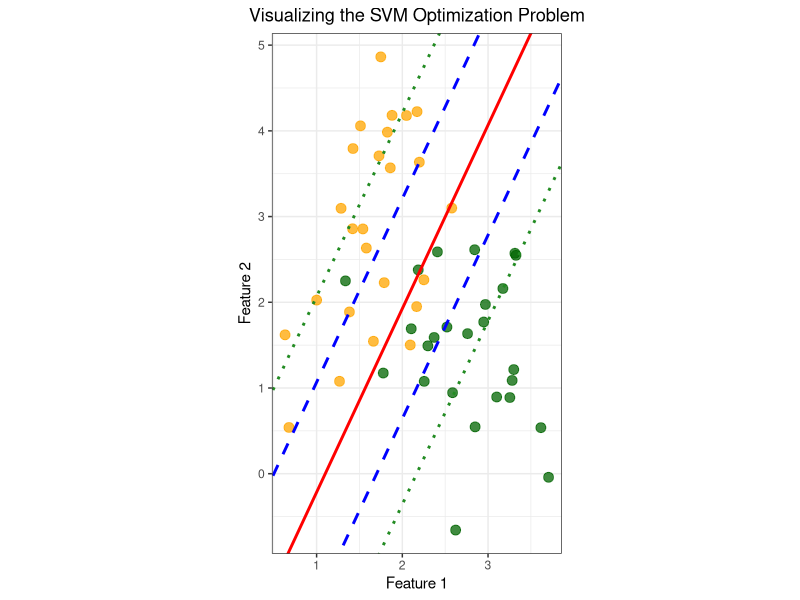

The R source for this figure:
# --- SETUP ---
# Install packages if you don't have them already
# install.packages(c("ggplot2", "e1071"))

# Load necessary libraries
library(ggplot2)
library(e1071)

# Set seed for reproducibility
set.seed(32)


# --- 1. GENERATE TOY DATASET ---
# Create overlapping data to ensure margin violations are necessary
n <- 50
class1 <- data.frame(
  x1 = rnorm(n/2, mean = 1.5, sd = 0.8),
  x2 = rnorm(n/2, mean = 3, sd = 1.2),
  y = -1
)
class2 <- data.frame(
  x1 = rnorm(n/2, mean = 3, sd = 0.8),
  x2 = rnorm(n/2, mean = 1.5, sd = 0.8),
  y = 1
)
data <- rbind(class1, class2)
data$y <- as.factor(data$y)


# --- 2. FIT THE SUPPORT VECTOR CLASSIFIER ---
# Use a moderate cost 'C' to allow for slack
svc_model <- svm(y ~ ., data = data, type = 'C-classification', kernel = 'linear', cost = 1, scale = FALSE)


# --- 3. EXTRACT MODEL & PLOTTING PARAMETERS ---
# Extract weights (beta) and intercept (beta_0)
w <- t(svc_model$coefs) %*% svc_model$SV
b <- -svc_model$rho

# Calculate slope and intercept for ggplot's abline geometry
slope <- -w[1, 1] / w[1, 2]
intercept <- -b / w[1, 2]
intercept_margin_plus <- (1 - b) / w[1, 2]
intercept_margin_minus <- (-1 - b) / w[1, 2]


# --- 4. CALCULATE SLACK (ξ) FOR EACH POINT ---
# The decision value is f(x) = beta^T * x + beta_0
decision_values <- as.vector((as.matrix(data[, c("x1", "x2")]) %*% t(w)) + b)
# The slack is xi = max(0, 1 - y_i * f(x_i))
slack_values <- pmax(0, 1 - as.numeric(as.character(data$y)) * decision_values)
data$slack <- slack_values

# Identify points to annotate
point_inside_margin <- data[data$slack > 0 & data$slack < 1, ][1, ]
point_misclassified <- data[data$slack > 1, ][1, ]

# --- 5. PRE-CALCULATE ANNOTATION COORDINATES ---
# Calculate the squared L2 norm of the weight vector w
w_norm_sq <- w[1,1]^2 + w[1,2]^2

# Calculate coordinates for the perpendicular margin line (2M)
x_mid <- 2.5
y_mid <- slope * x_mid + intercept
x_start <- x_mid + w[1,1] / w_norm_sq
y_start <- y_mid + w[1,2] / w_norm_sq
x_end <- x_mid - w[1,1] / w_norm_sq
y_end <- y_mid - w[1,2] / w_norm_sq

# Create dedicated data frames for annotations
margin_line_df <- data.frame(x = x_start, y = y_start, xend = x_end, yend = y_end)
margin_label_df <- data.frame(x = x_mid - 0.5, y = y_mid + 0.1, label = "2*M")


# --- 6. CREATE THE VISUALIZATION ---
svm_plot <- ggplot(data, aes(x = x1, y = x2, color = y)) +
  geom_point(size = 3, alpha = 0.75) +
  scale_color_manual(values = c("-1" = "orange", "1" = "#006400")) +

  # Plot Hyperplane and Margins
  geom_abline(intercept = intercept, slope = slope, color = "red", linetype = "solid", size = 1) +
  geom_abline(intercept = intercept_margin_plus, slope = slope, color = "blue", linetype = "dashed",  size = 1)+
  geom_abline(intercept = intercept_margin_minus, slope = slope, color = "blue", linetype = "dashed",  size = 1) +

  geom_abline(intercept = intercept_margin_plus + 1, slope = slope, color = "forestgreen", linetype = "dotted", size = 1) +
  geom_abline(intercept = intercept_margin_minus - 1, slope = slope, color = "forestgreen", linetype = "dotted", size = 1) +

  # Final plot styling
  labs(
    title = "Visualizing the SVM Optimization Problem",
    x = "Feature 1",
    y = "Feature 2"
  ) +
  theme_bw() +
  theme(legend.position = "none", plot.title = element_text(hjust = 0.5), plot.subtitle = element_text(hjust = 0.5)) +
  coord_equal()

# Print the final plot
print(svm_plot)
